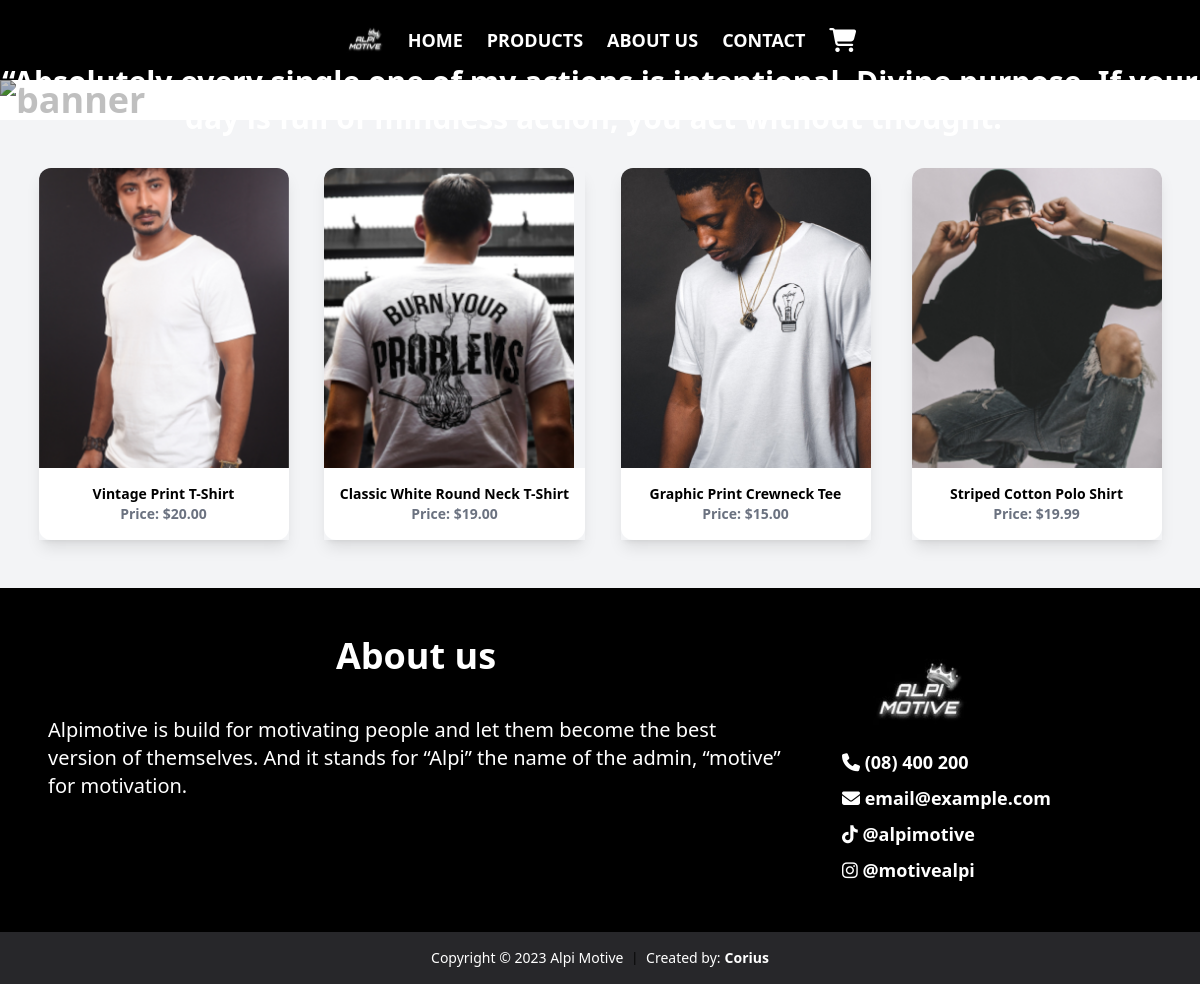
The page / on the database its author committed.
### product/models.py (models this page shows, shortened)
class Product(models.Model):
    category = models.ForeignKey(Category, related_name='items', on_delete=models.CASCADE)
    name = models.CharField(max_length=255)
    description = models.TextField(blank=True, null=True)
    color = models.ForeignKey(Color, on_delete=models.SET_DEFAULT, default=1)
    sizes = models.ManyToManyField(Size)
    currency = models.ForeignKey(Currency, related_name='items', on_delete=models.CASCADE, default=1)
    price = models.DecimalField(max_digits=10, decimal_places=2)
    image = models.ImageField(upload_to='product_images', blank=True, null=True)
    available_quantity = models.IntegerField(default=0, blank=True, null=True)
    created_by = models.ForeignKey(User, related_name='items', on_delete=models.CASCADE)
    created_at = models.DateTimeField(auto_now_add=True)

class Currency(models.Model):
    name = models.CharField(max_length=255)
    code = models.CharField(max_length=255)
    symbol = models.CharField(max_length=255)
    class Meta:
        ordering = ('name',)
        verbose_name_plural = 'Currencies'

### core/views.py (the view)
# urls.py: path('', views.index, name='index'),
def index(request):
    products = Product.objects.all()[0:4]
    device = request.COOKIES.get('device')
    orderitems = OrderItem.objects.filter(device=device, payed=False)
    orderitems_count = orderitems.count()
    return render(request, 'core/index.html', {
        'products': products,
        'orderitems_count': orderitems_count
    })

### core/templates/core/index.html (shortened to what this page needs)
{% extends 'core/base.html' %}
{% load static %}
{% block content %}
    <div class="relative">
      <img class="brightness-75 text-4xl font-bold text-white pointer-events-none" src="{% static 'images/Hero.png' %}" alt="banner">
      <div class="absolute inset-0 flex justify-center items-center">
        <h1 class="text-sm sm:text-3xl text-white text-center font-bold">
          “Absolutely every single one of my actions is intentional. Divine purpose. If your day is full of mindless action, you act without thought.”
        </h1>
      </div>
    </div>
    <div class="px-3 py-12 sm:px-6 sm:py-12 bg-gray-100">
      <div class="grid grid-cols-4 gap-2 sm:gap-3">
        {% for product in products %}
          <div>
            <div class="flex justify-center">
              <div class="flex items-center overflow-hidden aspect-w-3 aspect-h-4 shadow-lg">
                <a class="rounded-b-xl" href="{% url 'product:detail' product.id %}">
                  <div>
                    <img src="{{ product.image.url }}" class="rounded-t-xl pointer-events-none fixed-image" alt="product" draggable="false">
                  </div>
                  <div class="p-2 sm:p-4 bg-white rounded-b-xl text-center">
                    <h2 class="text-xs sm:text-sm font-bold">{{ product.name }}</h2>
                    <p class="text-xs sm:text-sm text-gray-500 font-bold">Price: {{ product.currency.symbol }}{{ product.price }}</p>
                  </div>
                </a>
              </div>
            </div>
          </div>
        {% endfor %}
      </div>
    </div>
  {% endblock %}

### static/css/fixed-image.css (style rules this page uses)
.fixed-image { width: 250px; height: 300px; object-fit: cover; }

### rows shown on the page
Product: image (picture), name "Vintage Print T-Shirt", currency.symbol "$", price "20.00"
Product: image (picture), name "Classic White Round Neck T-Shirt", currency.symbol "$", price "19.00"
Product: image (picture), name "Graphic Print Crewneck Tee", currency.symbol "$", price "15.00"
Product: image (picture), name "Striped Cotton Polo Shirt", currency.symbol "$", price "19.99"
